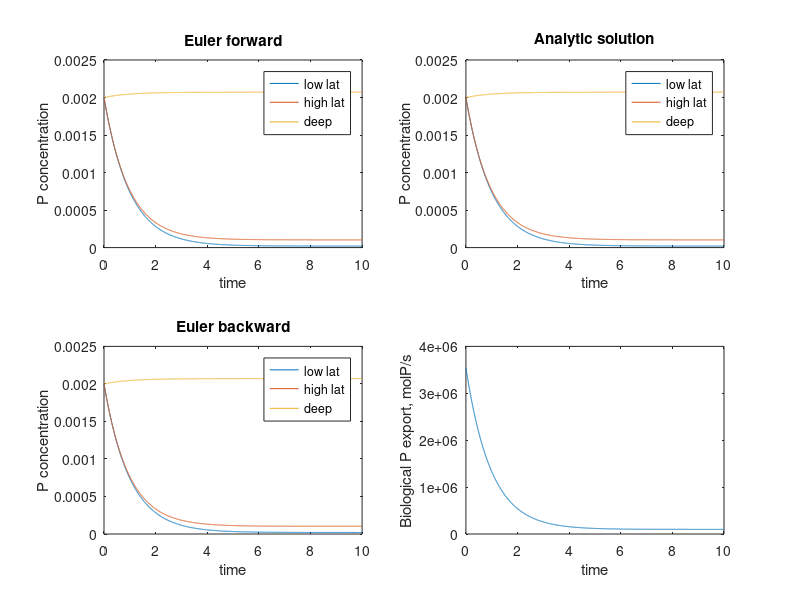

Recreate this plot in MATLAB.
clear all;
close all; 

% 1. set up model parameter
H = 4000;  % full ocean depth, m
R = 6.3e6; % radius of the Earth, m
Area = 4*pi*R^2*0.8; % total surface area, m2 
fL = 0.8;  % fraction of low lat ocean
V(1) = Area*fL*100; % surface low lat ocean vol, m3
V(2) = Area*(1-fL)*300; % surface high lat ocean vol, m3
V(3) = Area*H-V(1)-V(2); % deep ocean vol, m3; 
C = 10*1e6;  % circulation rate (m3/s);
M = 40*1e6;  % mixing rate, (m3/s);
lam = 1/(60*60*24*365); % biological P consumption rate, 1/s

% 2. set up model matrix
T = [ -(C+lam*V(1))/V(1)       0              C/V(1); ... % first row 
          C/V(2)        -(C+M+lam*V(2))/V(2)  M/V(2); ... % second row 
          lam*V(1)/V(3)  (C+M+lam*V(2))/V(3)  -(C+M)/V(3)]; % third row

% 3. set initial condition & time step
dt = 60*60*24;  % one day timestep
N = 365*10;     % 10 year integration
P = zeros(3,N); % preparing the solution storage
Pa= zeros(3,N); % preparing the analytic solution storage
Pb= zeros(3,N); % preparing the Euler backward storage
P(:,1) = [2e-3; 2e-3; 2e-3]; % initial P conc. = uniform 2 mmolP/m3
Pa(:,1)= P(:,1); % initial cond for analytic sol.
Pb(:,1)= P(:,1); % initial cond for euler backward sol.
time=0:dt:(N-1)*dt; % set up time array

% 4. execute numerical integration
G = eye(3,3) + dt*T; % Euler forward
H = inv(eye(3,3) - dt*T); % Euler backward

for n=1:(N-1)
    P(:,n+1) = G*P(:,n); % Euler step forward
    Pb(:,n+1) = H*Pb(:,n); % Euler backward 
    Pa(:,n+1)= expm(T*time(n+1))*Pa(:,1); % analytic solution
end

% 5. plot the result
figure(1);
year = time/(60*60*24*365);    

subplot(2,2,1); 
plot(year,P);
xlabel('time');
ylabel('P concentration');
legend({'low lat' 'high lat' 'deep'});
title('Euler forward');

subplot(2,2,2); 
plot(year,Pa);
xlabel('time');
ylabel('P concentration');
legend({'low lat' 'high lat' 'deep'});
title('Analytic solution');

subplot(2,2,3); 
plot(year,Pb);
xlabel('time');
ylabel('P concentration');
legend({'low lat' 'high lat' 'deep'});
title('Euler backward');

subplot(2,2,4); 
BioExport = lam*(Pb(1,:)*V(1)+Pb(2,:)*V(2));
plot(year,BioExport);
xlabel('time');
ylabel('Biological P export, molP/s');
%title('Euler backward');
